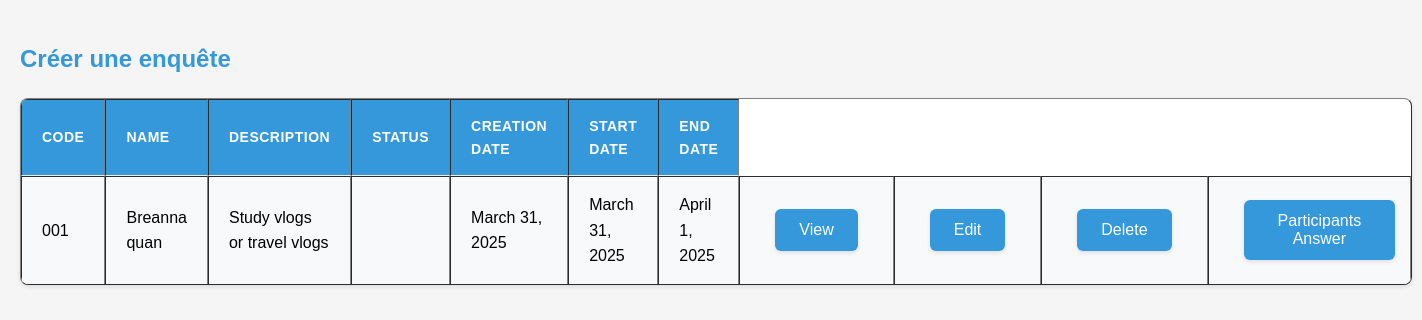
The app's page /home-enqueteur/ (signed in) with its own data.
### home/models.py (models this page shows, shortened)
class enquete(models.Model):
    code = models.CharField(max_length = 10, unique = True)
    name = models.CharField(max_length = 100, unique = True)
    description = models.CharField(max_length = 255, null= True, blank= True)
    status = models.CharField(max_length = 10)
    creation_date = models.DateField(auto_now_add = True)
    start_date = models.DateField(null= False, blank= False)
    end_date = models.DateField(null= False, blank= False)
    userID = models.ForeignKey(User, on_delete = models.CASCADE, related_name= 'enquete')
    roleID = models.ForeignKey(role, on_delete = models.CASCADE, related_name= 'enquete')
    token = models.UUIDField(default = uuid.uuid4, editable = False, unique= True)

### home/views.py (the view)
# urls.py: path('home-enqueteur/', home_enqueteur, name='home_enqueteur'),
@login_required
def home_enqueteur(request):
    userID = request.user
    all_enquete = enquete.objects.filter(userID = userID)
    context = {
            'all_enquete' : all_enquete
    }
    return render(request, 'enqueteur/home_enqueteur.html', context)

### home/templates/enqueteur/home_enqueteur.html (shortened to what this page needs)
{% load static %}
<!DOCTYPE html>
<html lang="en">
<head>
    <link rel="stylesheet" href="{% static 'css/styles.css' %}">
</head>
<body>
    <a href="{% url 'create_enquete_enqueteur' %}"><h2>Créer une enquête</h2></a>
    <table border="1">
        <tr>
            <th>Code</th>
            <th>Name</th>
            <th>Description</th>
            <th>Status</th>
            <th>Creation Date</th>
            <th>Start Date</th>
            <th>End Date</th>
        </tr>
        {% for enquete in all_enquete %}
        <tr>
            <td>{{ enquete.code }}</td>
            <td>{{ enquete.name }}</td>
            <td>{{ enquete.description }}</td>
            <td>{{ enquete.status }}</td>
            <td>{{ enquete.creation_date }}</td>
            <td>{{ enquete.start_date }}</td>
            <td>{{ enquete.end_date }}</td>
            <td><a href="{% url 'view_enquete_enqueteur' enquete.id %}"><button>View</button></a></td>
            <td><a href="{% url 'update_enquete_enqueteur' enquete.id %}"><button>Edit</button></a></td>
            <td><a href="{% url 'delete_enquete_enqueteur' enquete.id %}"><button>Delete</button></a></td>
            <td><a href="{% url 'view_email_participants_enqueteur' enquete.id %}"><button>Participants Answer</button></a></td>
        </tr>
        {% endfor %}
    </table>
</body>
</html>

### home/static/css/styles.css (style rules this page uses)
body { font-family: 'Arial', sans-serif; line-height: 1.6; margin: 0; padding: 20px; background-color: #f5f5f5; }
button, input[type="submit"], .btn { display: inline-block; padding: 12px 24px; margin: 5px; background-color: #3498db; color: white; border: none; border-radius: 6px; cursor: pointer; font-size: 16px; font-weight: 500; text-align: center; text-decoration: none; transition: all 0.3s ease; box-shadow: 0 2px 4px rgba(0, 0, 0, 0.1); }
table { width: 100%; border-collapse: separate; border-spacing: 0; margin: 20px 0; background: white; box-shadow: 0 2px 4px rgba(0, 0, 0, 0.1); border-radius: 8px; overflow: hidden; }
th, td { padding: 15px 20px; text-align: left; border-bottom: 1px solid #eee; }
th { background-color: #3498db; color: white; font-weight: 600; text-transform: uppercase; font-size: 14px; letter-spacing: 0.5px; }
tr:last-child td { border-bottom: none; }
tr:nth-child(even) { background-color: #f8f9fa; }
table a { color: #3498db; text-decoration: none; padding: 5px 10px; border-radius: 4px; transition: all 0.3s ease; }
a { color: #3498db; text-decoration: none; }

### records on screen
enquete: code "001", name "Breanna quan", description "Study vlogs or travel vlogs", creation_date "March 31, 2025", start_date "March 31, 2025", end_date "April 1, 2025"
